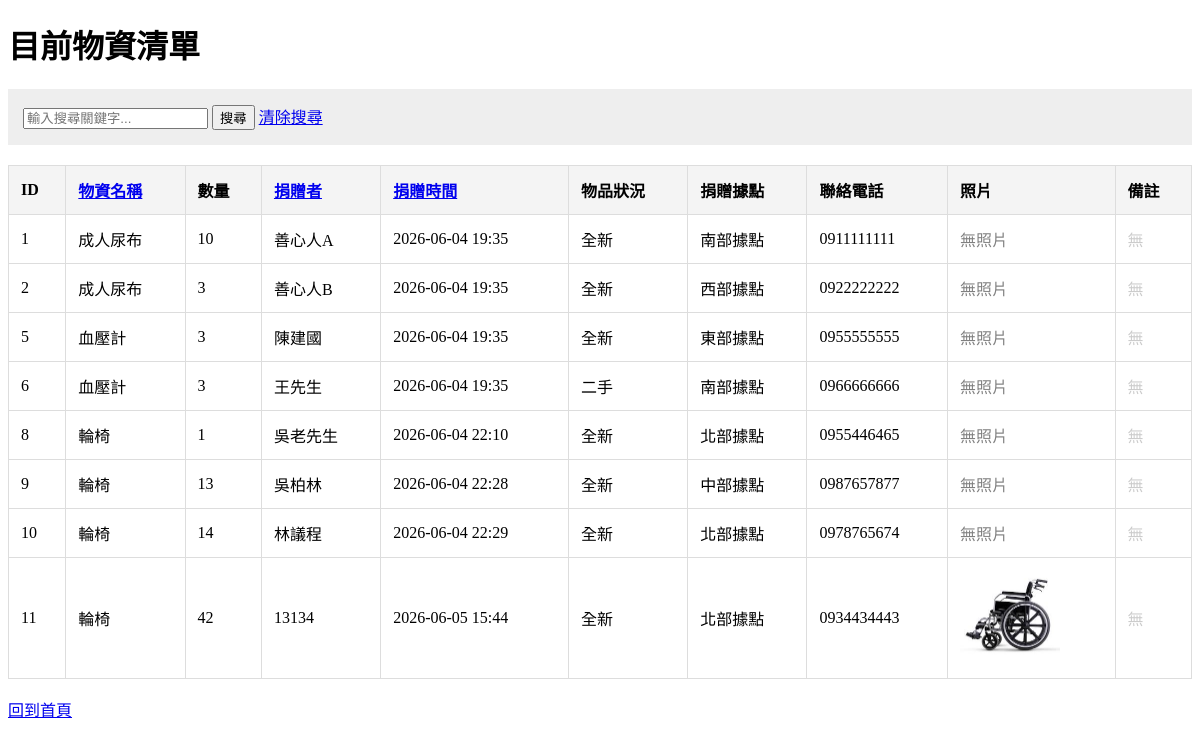
The app's page /donations?sort=item&q= with its own data.
### app.py (models this page shows)
class Donation(db.Model):
    id = db.Column(db.Integer, primary_key=True)
    item_name = db.Column(db.String(100), nullable=False)
    quantity = db.Column(db.Integer, nullable=False)
    donor_name = db.Column(db.String(100), nullable=False)
    condition = db.Column(db.String(10), nullable=False)
    address = db.Column(db.String(200), nullable=False)
    phone = db.Column(db.String(20), nullable=False)
    image_filename = db.Column(db.String(200), nullable=True)
    timestamp = db.Column(db.DateTime, default=datetime.now)

### app.py (the view)
@app.route('/donations')
def list_donations():
    search_query = request.args.get('q', '')
    sort_type = request.args.get('sort', 'timestamp')
    query = Donation.query
    if search_query:
        query = query.filter(
            (Donation.donor_name.contains(search_query)) |
            (Donation.item_name.contains(search_query))
            (Donation.address.contains(search_query))
        )
    if sort_type == 'name':
        items = query.order_by(Donation.donor_name).all()
    elif sort_type == 'item':
        items = query.order_by(Donation.item_name).all()
    else:
        items = query.order_by(Donation.timestamp.desc()).all()
    return render_template('donations.html', items=items, query=search_query, sort=sort_type)

### templates/donations.html (shortened to what this page needs)
<!DOCTYPE html>
<html lang="zh-TW">
<head>
</head>
<body>
    <h1>目前物資清單</h1>
    <div class="search-area">
        <form action="/donations" method="GET">
            <input type="text" name="q" placeholder="輸入搜尋關鍵字..." value="{{ query }}">
            <button type="submit">搜尋</button>
            <a href="/donations">清除搜尋</a>
        </form>
    </div>
    <table>
        <tr>
            <th>ID</th>
            <th><a href="/donations?sort=item&q={{ query }}">物資名稱</a></th>
            <th>數量</th>
            <th><a href="/donations?sort=name&q={{ query }}">捐贈者</a></th>
            <th><a href="/donations?sort=timestamp&q={{ query }}">捐贈時間</a></th>
            <th>物品狀況</th>
            <th>捐贈據點</th>
            <th>聯絡電話</th>
            <th>照片</th>
            <th>備註</th>
        </tr>
        {% for item in items %}
        <tr>
            <td>{{ item.id }}</td>
            <td>{{ item.item_name }}</td>
            <td>{{ item.quantity }}</td>
            <td>{{ item.donor_name }}</td>
            <td>{{ item.timestamp.strftime('%Y-%m-%d %H:%M') }}</td>
            <td>{{ item.condition }}</td>
            <td>{{ item.address }}</td>
            <td>{{ item.phone }}</td>
            <td>
                {% if item.image_filename %}
                    <img src="{{ url_for('static', filename='uploads/' + item.image_filename) }}" alt="物資照片" style="max-width: 100px; max-height: 100px;">
                {% else %}
                    <span style="color: gray;">無照片</span>
                {% endif %}
            </td>
            <td>
                {% if item.remarks %}
                    {{ item.remarks }}
                {% else %}
                    <span style="color: #ccc;">無</span>
                {% endif %}
            </td>
        </tr>
        {% else %}
        <tr>
            <td colspan="10" style="text-align:center;">目前沒有找到符合的物資紀錄</td>
        </tr>
        {% endfor %}
    </table>
    <br>
    <a href="/">回到首頁</a>
</body>
</html>

### templates/donations.html (style rules this page uses)
table { width: 100%; border-collapse: collapse; margin-top: 20px; }
th, td { border: 1px solid #ddd; padding: 12px; text-align: left; }
th { background-color: #f4f4f4; }
.search-area { margin-bottom: 20px; padding: 15px; background: #eee; }

### records on screen
Donation: id "1", item_name "成人尿布", quantity "10", donor_name "善心人A", timestamp "2026-06-04 19:35", condition "全新", address "南部據點", phone "0911111111", shows "無照片"
Donation: id "2", item_name "成人尿布", quantity "3", donor_name "善心人B", timestamp "2026-06-04 19:35", condition "全新", address "西部據點", phone "0922222222", shows "無照片"
Donation: id "5", item_name "血壓計", quantity "3", donor_name "陳建國", timestamp "2026-06-04 19:35", condition "全新", address "東部據點", phone "0955555555", shows "無照片"
Donation: id "6", item_name "血壓計", quantity "3", donor_name "王先生", timestamp "2026-06-04 19:35", condition "二手", address "南部據點", phone "0966666666", shows "無照片"
Donation: id "8", item_name "輪椅", quantity "1", donor_name "吳老先生", timestamp "2026-06-04 22:10", condition "全新", address "北部據點", phone "0955446465", shows "無照片"
Donation: id "9", item_name "輪椅", quantity "13", donor_name "吳柏林", timestamp "2026-06-04 22:28", condition "全新", address "中部據點", phone "0987657877", shows "無照片"
Donation: id "10", item_name "輪椅", quantity "14", donor_name "林議程", timestamp "2026-06-04 22:29", condition "全新", address "北部據點", phone "0978765674", shows "無照片"
Donation: id "11", item_name "輪椅", quantity "42", donor_name "13134", timestamp "2026-06-05 15:44", condition "全新", address "北部據點", phone "0934434443", image_filename (picture)
